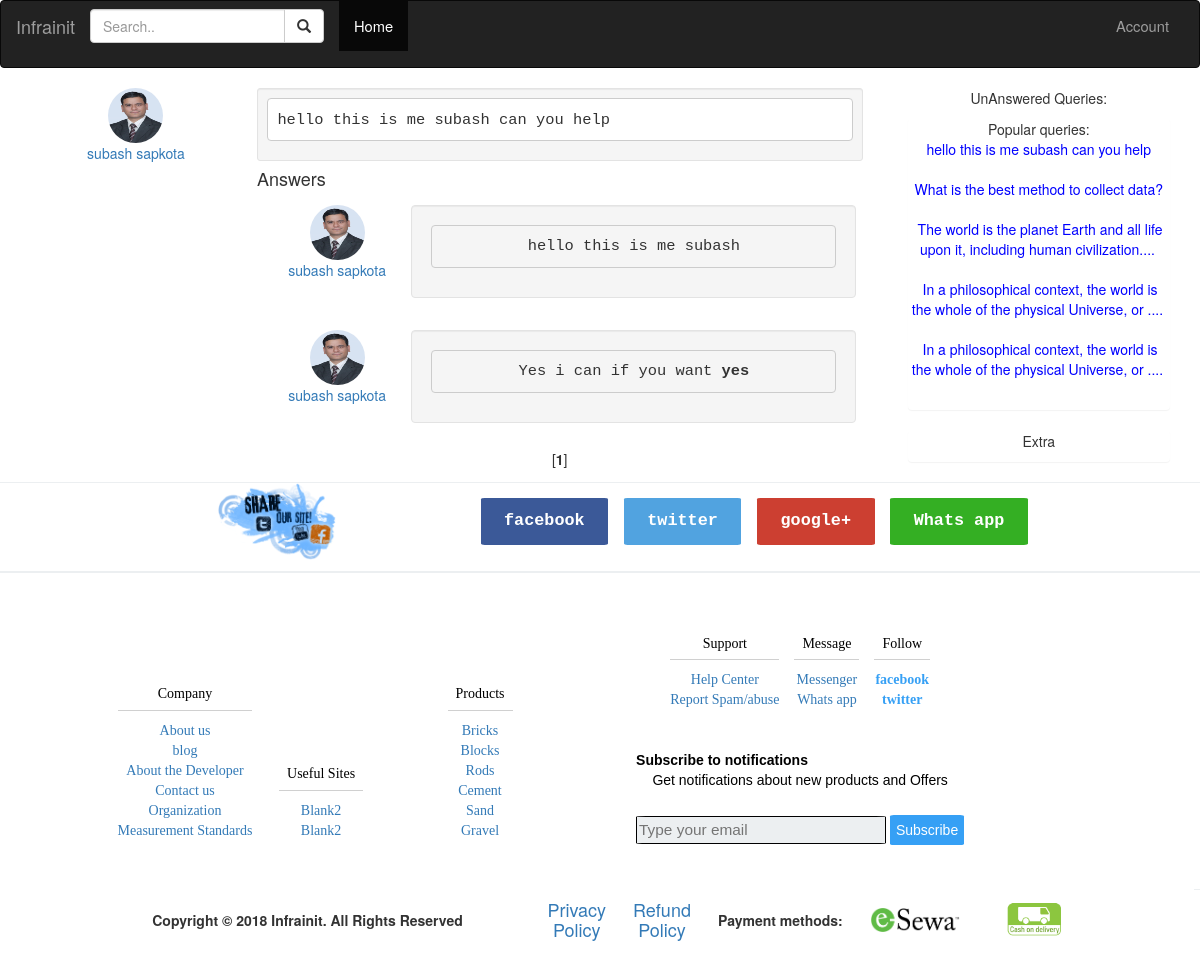
Page /ibuild/consult/a_single_question?q_id=21 on the committed database.
### tables this page shows
CREATE TABLE `queries` (
  `que_id` int(11) NOT NULL,
  `u_id` int(11) NOT NULL,
  `question` varchar(1000) NOT NULL,
  `file` varchar(500) DEFAULT NULL,
  `answer_count` int(11) NOT NULL
);

CREATE TABLE `usersi` (
  `u_id` int(11) NOT NULL,
  `name` varchar(200) NOT NULL,
  `email` varchar(300) NOT NULL,
  `password` varchar(100) NOT NULL,
  `DOB` date NOT NULL,
  `citizenship_no` varchar(25) NOT NULL,
  `image` varchar(500) NOT NULL,
  `website` varchar(300) NOT NULL,
  `role` varchar(40) NOT NULL,
  `cardnum` int(30) NOT NULL,
  `cardcode` int(5) NOT NULL,
  `esewa` varchar(100) NOT NULL,
  `subscribed` tinyint(1) NOT NULL DEFAULT '0',
  `district` varchar(50) NOT NULL,
  `metropolitan` varchar(50) NOT NULL,
  `oda` int(11) NOT NULL,
  `street` varchar(100) NOT NULL,
  `committed` tinyint(1) NOT NULL DEFAULT '0'
);

CREATE TABLE `queries_answers` (
  `ans_id` int(11) NOT NULL,
  `answerer_id` int(11) NOT NULL,
  `answer` varchar(1000) NOT NULL,
  `file` varchar(100) NOT NULL,
  `que_id` int(11) NOT NULL
);

### ibuild/blocks/main/encryptor.php (called while the page is built, shortened)
<?php
function my_encrypt($data, $key) {
    $encryption_key = base64_decode($key);
    $iv = openssl_random_pseudo_bytes(openssl_cipher_iv_length('aes-256-cbc'));
    $encrypted = openssl_encrypt($data, 'aes-256-cbc', $encryption_key, 0, $iv);
    return base64_encode($encrypted . '::' . $iv);
}
?>

### ibuild/consult/a_single_question/index.php (the view, shortened to what this page needs)
<?php
include '../../blocks/main/encryptor.php';
$q_id=$_GET['q_id'];
 ?>
<!DOCTYPE html>
<html lang="en">
<head>
  <link rel="stylesheet" href="../../css/styles.css">
  <link rel="stylesheet" href="https://maxcdn.bootstrapcdn.com/bootstrap/3.3.7/css/bootstrap.min.css">
</head>
<body>
<?php require "../header.php";?>
<div class="container text-center">
  <div class="row">
    <div class="col-sm-9">
      <?php
              $sql = "SELECT * FROM queries WHERE que_id='$q_id'";
              $fetchquest = mysqli_query($db,$sql) or trigger_error("SQL", E_USER_ERROR);
            while($ques=mysqli_fetch_assoc($fetchquest))
            {
           $questioner_id=$ques['u_id'];
                 $questioner_id_send=my_encrypt($questioner_id,$key);
        ?>
      <div>
           <a href="<?php echo'/ibuild/blocks/accounts?u_id='.$questioner_id_send;?>" class="col-sm-3 container-fluid">
           <?php
           $questioner=mysqli_query($db,"SELECT * FROM usersi WHERE u_id='$questioner_id'");
                       while($questioner_name=mysqli_fetch_assoc($questioner))
                       {
                         $quname=$questioner_name['name'];
                         $qemail=$questioner_name['email'];
                         $qrole=$questioner_name['role'];
                         $quimg=$questioner_name['image'];
                       }
                       $queurl="../../users/".$qrole."/".$qemail."/profile_images/".$quimg;
           ?>
          <img src="<?php echo $queurl;?>" class="img-circle" height="55" width="55" alt="Avatar">
          <p><?php echo $quname;?></p>
        </a>
        <div class="col-sm-9">
          <div class="well well-sm" style="text-align:left;">
                 <pre id="show_question" style="clear:both;overflow-x:hide;font-size:110%;white-space:pre-line;background:white;word-wrap:break-word;overflow-y:scroll">
                 <?php echo $ques['question'];
                  ?>
                 </pre>
           </div>
           <h4 style="margin-top:-2%;text-align:left;">Answers</h4>
              <?php
               $que_id=$ques['que_id'];
             $sql = "SELECT COUNT(*) FROM queries_answers WHERE que_id='$que_id'";
             $result = mysqli_query($db,$sql) or trigger_error("SQL", E_USER_ERROR);
             $r = mysqli_fetch_row($result);
             $numrows = $r[0];
             $rowsperpage = 10;
             $totalpages = ceil($numrows / $rowsperpage);
             if (isset($_GET['currentpage']) && is_numeric($_GET['currentpage'])) {
             $currentpage = (int) $_GET['currentpage'];
             } else {
             $currentpage = 1;
             }
             $offset = ($currentpage - 1) * $rowsperpage;
               $ans_fetch=mysqli_query($db,"SELECT * FROM queries_answers WHERE que_id='$que_id' ORDER BY ans_id DESC LIMIT $rowsperpage OFFSET $offset");
              ?>
                    <?php
                while($fetched_answers=mysqli_fetch_assoc($ans_fetch))
               {
                 $answerer_id=$fetched_answers['answerer_id'];
                 $answerer_id_send=my_encrypt($answerer_id,$key);
                   ?>
           <div class="col-sm-12" style="padding:1%;">
             <a href="<?php echo'/ibuild/blocks/accounts?u_id='.$answerer_id_send;?>" class="col-sm-3" >
            <?php
                 $answerer=mysqli_query($db,"SELECT * FROM usersi WHERE u_id='$answerer_id'");
                             while($answerer_email=mysqli_fetch_assoc($answerer))
                             {$auname=$answerer_email['name'];
                             $aemail=$answerer_email['email'];
                             $arole=$answerer_email['role'];
                             $auimg=$answerer_email['image'];
                             }
                             $ansurl="../../users/".$arole."/".$aemail."/profile_images/".$auimg;
                 ?>
                 <img src="<?php echo $ansurl;?>" class="img-circle" height="55" width="55" alt="Avatar">
                 <p><?php echo $auname;?></p>
              </a>
             <div class="col-md-9 well">
                                 <pre id="show_answer" style="clear:both;overflow-x:hide;font-size:110%;white-space:pre-line;word-wrap:break-word;overflow-y:scroll">
                                 <?php echo $fetched_answers['answer'];
                                                ?>
                                 </pre>
             </div>
          </div>
          <?php }
                          $range = 3;
                          for ($x = ($currentpage - $range); $x < (($currentpage + $range) + 1); $x++) {
                           if (($x > 0) && ($x <= $totalpages)) {
                              if ($x == $currentpage) {
                                 echo " [<b>$x</b>] ";
                              } else {
                                 echo"see more answers...";
                                 echo " <a href='{$_SERVER['PHP_SELF']}?q_id=$q_id&currentpage=$x'>$x</a> ";
                              }
                           }
                          }
                          ?>
        </div>
      </div>
  <?php }
  ?>
</div>
<?php include '../sidebar.php';?>
</div>
</div>
  <?php include '../../blocks/footer/footer.php';?>
</body>
</html>

### ibuild/consult/sidebar.php (shortened to what this page needs)
<div class="col-sm-3">
  <div>
    <p>UnAnswered Queries:<br>
    </p>
  </div>
  <div class="panel">
    <p>Popular queries:
      <br/>
      <?php  $popquestions=mysqli_query($db,"SELECT * FROM queries ORDER BY answer_count DESC LIMIT 5");
              while($quespop=mysqli_fetch_assoc($popquestions))
              {
                $curquespop=$quespop['que_id'];
                 $cururl="/ibuild/consult/a_single_question?q_id=$curquespop";
                 $fetchedq=$quespop['question'];
                 $quesfinal=substr($fetchedq,0,80);
                 if(strlen($fetchedq)>80){
                 $quesfinal.="....";
                   }
                ?>
                <a href="<?php echo $cururl;?>" style="color:blue;padding:1%;"><?php echo $quesfinal?></a>
                <br/><br/><?php
              }
        ?>
    </p>
  </div>
  <div class="panel">
    <p>Extra</p>
  </div>
</div>

### ibuild/css/styles.css (style rules this page uses)
body { width:auto; display:block; color:#0e4282; font-family:open sans; font-style: normal; font-size:105%; background-color: #eceff1; }
a { color:inherit; style:inherit; text-decoration: none; }
* { box-sizing:border-box }
html, body { overflow-x:hidden; }
img { max-width:100%; }

### rows in the picture
queries: u.image (picture), u.name "subash sapkota", question "hello this is me subash can you help"
queries_answers: answerer.image (picture), answerer.name "subash sapkota", answer "hello this is me subash"
queries_answers: answerer.image (picture), answerer.name "subash sapkota", answer "Yes i can if you want yes"
queries: question "What is the best method to collect data?"
queries: question "The world is the planet Earth and all life upon it, including human civilization...."
queries: question "In a philosophical context, the world is the whole of the physical Universe, or ...."
queries: question "In a philosophical context, the world is the whole of the physical Universe, or ...."
